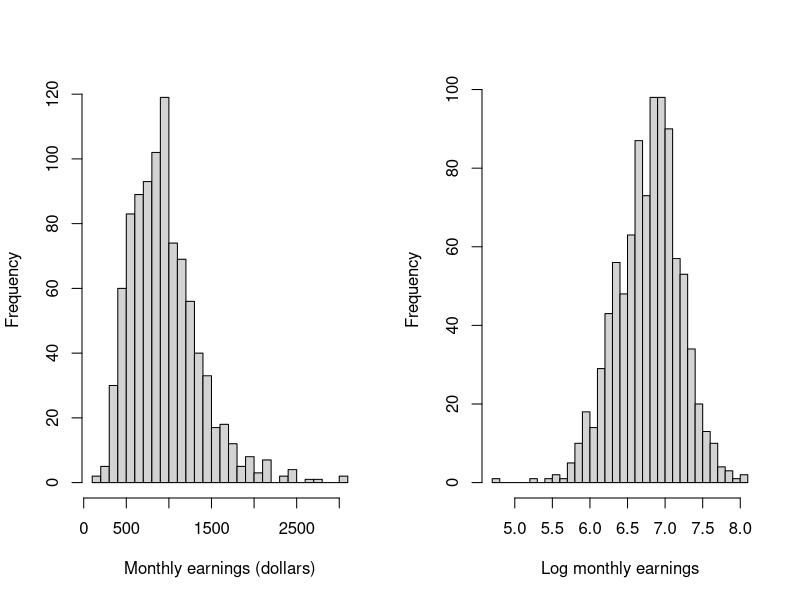
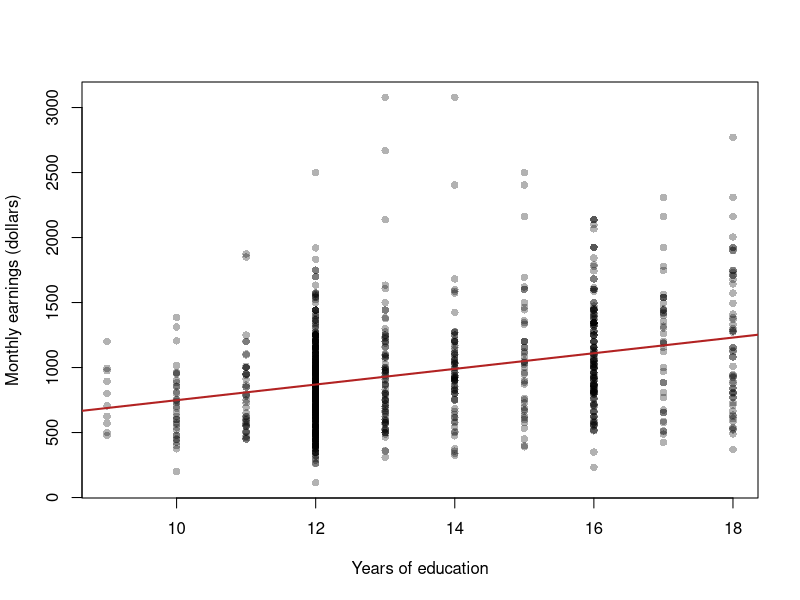
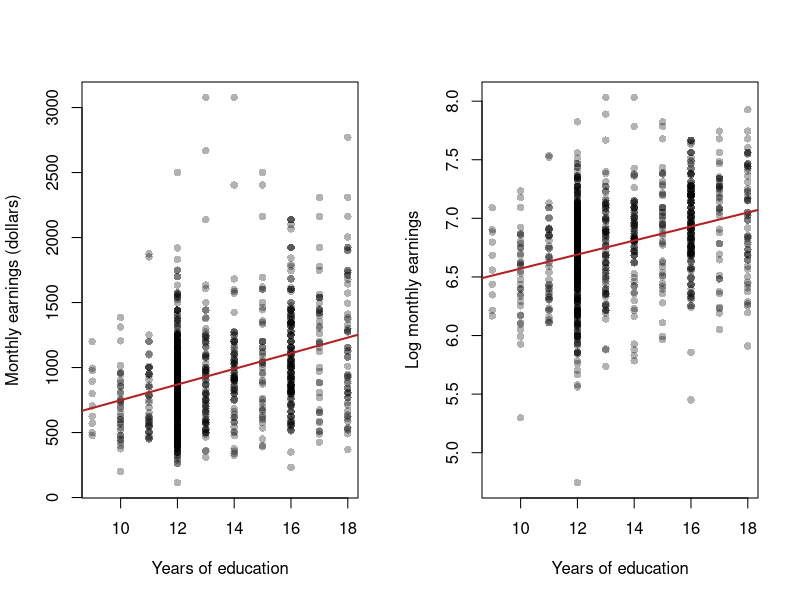
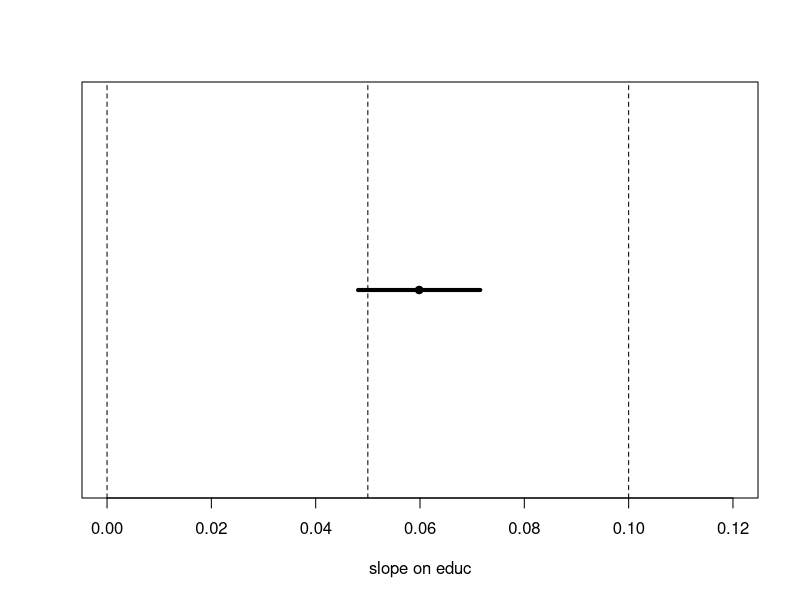
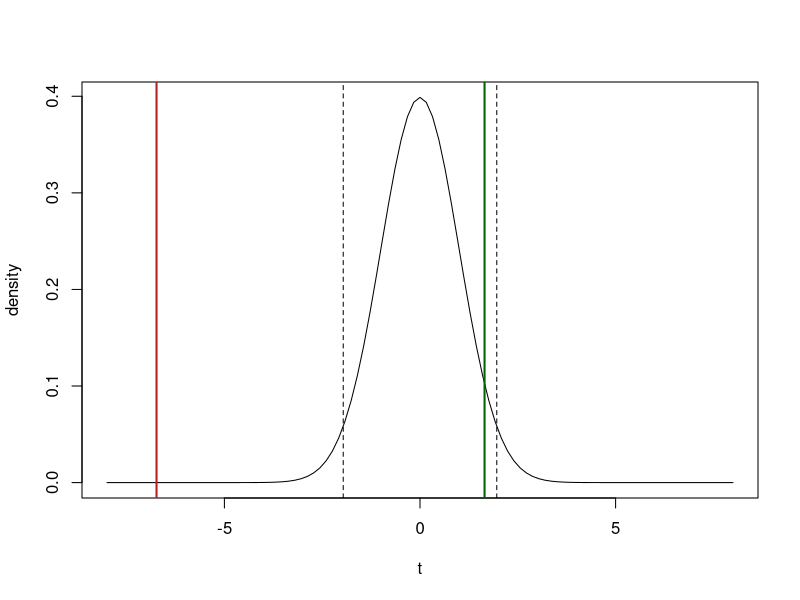
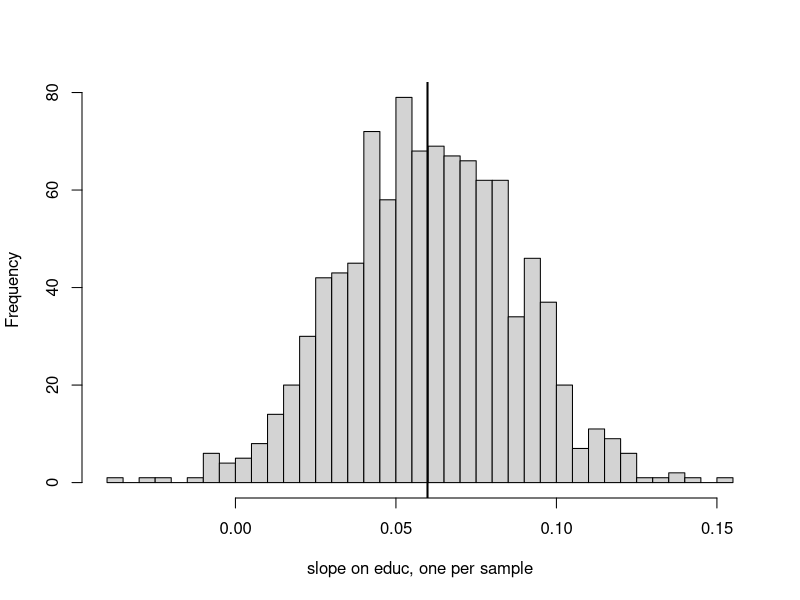
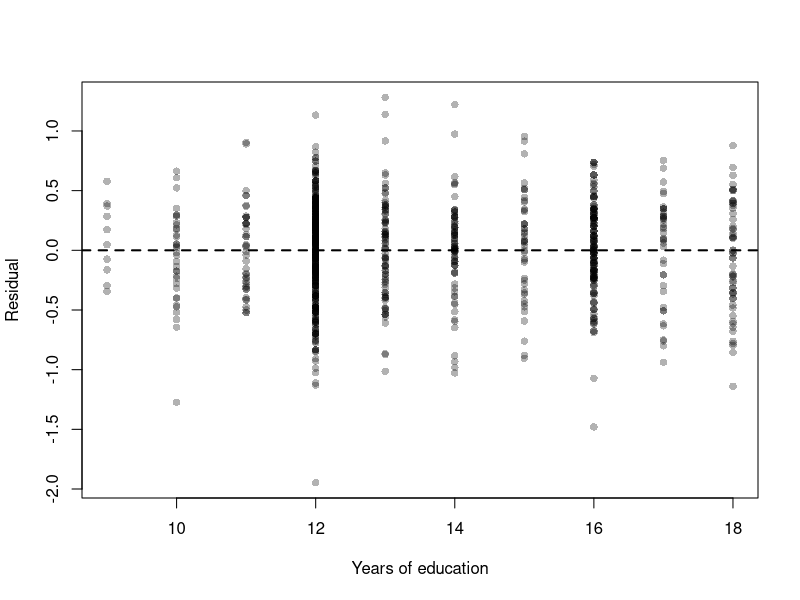

The R script that drew these images, in order:
# =============================================================================
# ECON20110/30370 Econometrics
# Practical 2: Reading regression output in R
#
# How to use this script
#   * Parts A and B (Q1-Q5): run these on your own BEFORE the session.
#   * Parts C to E (Q6-Q11): we work through these together in the session.
#   * Part F (Q12-Q17): further practice on your own.
# Run the script line by line (Ctrl+Enter on Windows, Cmd+Enter on Mac).
# Write each answer as a comment under "# Answer:", the line after the code
# that produced it. The questions in full are in the Practical 2 PDF.
# =============================================================================


# ---- Setup ------------------------------------------------------------------

# EDIT THIS LINE: put the path to the folder where you saved this script and
setwd("C:/Users/Briselda/Desktop/uni/Econometrics/Practical2")

getwd()        # the folder R is working in
list.files()   # must include "wage2.csv"; if not, check the folder


# =============================================================================
# PART A: LOAD AND LOOK  (on your own, before the session)
# =============================================================================

# ---- Q1. Load the data ------------------------------------------------------

wage2 <- read.csv("wage2.csv")   # reads the file into a data frame

dim(wage2)    # number of rows (observations) and columns (variables)
head(wage2)   # the first 6 rows

# (a) How many observations and variables?
# Answer: 935 observations, 10 variables

# (b) What is the unit of observation? Why is this a cross section?
# Answer: men, this is a cross section as for each variable we are taking values
# from one point in time 


# ---- Q2. Summarise and plot wages -------------------------------------------

# (a) Summary statistics. sapply() applies the function to each variable;
# t() turns the result so each variable is a row.

t(sapply(wage2[c("wage", "educ", "IQ")], function(x)
  c(Mean = mean(x), Median = median(x), SD = sd(x), Min = min(x), Max = max(x))))
# Answer:
# wage
# mean = 957.95, median = 905, sd = 404.36, min = 115, max = 3078
# educ
# mean = 13.47, median = 12, sd = 2.20, min = 9, max = 18
# IQ 
# mean = 101.28, median = 102, sd = 15.05, min = 50, max = 145
# (b) Is the mean wage above or below the median? What does that say about shape?
# Answer: mean wage is above the median wage connoting that the distribution will
# be skewed to the right so the tail will be on the right

# (c) Create log wage and plot both histograms side by side.
wage2$lwage <- log(wage2$wage)   # log() is the natural log

par(mfrow = c(1, 2))             # two plots side by side
hist(wage2$wage,  breaks = 30, main = "", xlab = "Monthly earnings (dollars)")
hist(wage2$lwage, breaks = 30, main = "", xlab = "Log monthly earnings")
par(mfrow = c(1, 1))             # back to one plot
# Answer:
# shape changes to a more central tending distribution when log transformation is#
# applied in comparison to a right skew with normal wage 


# =============================================================================
# PART B: A REGRESSION IN LEVELS  (on your own, before the session)
# =============================================================================

# ---- Q3. Regress wage on education ------------------------------------------

reg_lev <- lm(wage ~ educ, data = wage2)   # OLS of wage on educ, with an intercept
coef(reg_lev)                              # intercept and slope

# (a) Write down the fitted line.
# Answer: wage = 146.95244 + 60.21428education + u

# (b) Interpret the slope, with units.
# Answer: In this sample, it is predicted that on average, an additional year of
# education is associated with an increase in monthly wage by 60.21428 dollars

# (c) Interpret the intercept. Does anyone have zero years of education?
min(wage2$educ)
# Answer: in this sample, the minimum years of education recorded = 9 years, therefore
# the intercept does not hold any statistical value because it is impossible for 
# anybody in this sample to have 0 years of education
# otherwise it would mean that somebody with 0 years in education is expected to earn
# 146.95 dollars per month on average


# ---- Q4. Visualise the fitted line and predict -------------------------------

# (a) Scatter plot with the fitted line.
plot(wage2$educ, wage2$wage,pch = 16, col = rgb(0, 0, 0, 0.3),
     xlab = "Years of education", ylab = "Monthly earnings (dollars)")
abline(reg_lev, col = "firebrick", lwd = 2)

# (b) Predicted wage at 12 and 16 years of education.
pred <- predict(reg_lev, newdata = data.frame(educ = c(12, 16)))
pred
# Answer: 12 years of education-predicted wage = 869.52 dollars per  month#
# 16 years of education-predicted wage = 1110.3810 dollars per month

# (c) Difference between the predictions, and four times the slope.
pred[2] - pred[1] #240.8571
4 * coef(reg_lev)["educ"] #240.8571
# Answer:
# They are both equal to 240.8571. 
# DONT KNOW WHY THIS IS THE CASE_ASK

# ---- Q5. Measure the fit -----------------------------------------------------

# (a) R-squared from the output.
summary(reg_lev)$r.squared
# Answer: In this sample, the slope of education describes 10.7% of the variation
# in wages 

# (b) Squared sample correlation.
cor(wage2$wage, wage2$educ)^2
# Answer: Yes

# (c) R-squared by hand: 1 - SSR/SST.
SSR <- sum(resid(reg_lev)^2)                     # sum of squared residuals
SST <- sum((wage2$wage - mean(wage2$wage))^2)    # total sum of squares xi-xbar all squared
1 - SSR / SST
# Answer: 0.1070001

# (d) "R-squared is low, so education is unrelated to wages in this sample." Right?
# Answer: This is not correct it just means that most the variation in wages is not
# captured by years of education 


# =============================================================================
# PART C: REGRESSIONS IN LOGS  (in the session)
# =============================================================================

# ---- Q6. Log-level -------------------------------------------------------------

reg_log <- lm(lwage ~ educ, data = wage2)
coef(reg_log)

# (a) Approximate percentage: 100 x slope.
100 * coef(reg_log)["educ"]
# Answer:

# (b) Exact percentage: 100 x (exp(slope) - 1).
100 * (exp(coef(reg_log)["educ"]) - 1)
# Answer:


# ---- Q7. Compare levels and logs visually -------------------------------------

# (a) Two scatter plots side by side, each with its fitted line.
par(mfrow = c(1, 2))
plot(wage2$educ, wage2$wage, pch = 16, col = rgb(0, 0, 0, 0.3),
     xlab = "Years of education", ylab = "Monthly earnings (dollars)")
abline(reg_lev, col = "firebrick", lwd = 2)
plot(wage2$educ, wage2$lwage, pch = 16, col = rgb(0, 0, 0, 0.3),
     xlab = "Years of education", ylab = "Log monthly earnings")
abline(reg_log, col = "firebrick", lwd = 2)
par(mfrow = c(1, 1))

# (b) In which plot is the spread around the line more even?
# Answer:

# (c) Compare the two R-squared values. Can they tell you which model fits better?
summary(reg_lev)$r.squared
summary(reg_log)$r.squared
# Answer:


# =============================================================================
# PART D: A BINARY REGRESSOR  (in the session)
# =============================================================================

# ---- Q8. Urban and non-urban workers ------------------------------------------

# (a) Regress wage on urban.
reg_urb <- lm(wage ~ urban, data = wage2)
coef(reg_urb)
# Answer:

# (b) Mean wage in each group. tapply() computes the mean separately for urban = 0 and 1.
tapply(wage2$wage, wage2$urban, mean)
# Answer:


# =============================================================================
# PART E: INFERENCE  (in the session)   We use reg_log throughout.
# =============================================================================

# ---- Q9. Read the output -------------------------------------------------------

summary(reg_log)
# Estimate, standard error, t value and p-value for educ:
# Answer:
# Residual standard error and its degrees of freedom. Why n - 2?
# Answer:


# ---- Q10. Test whether education is related to log wages -----------------------

# (a) State H0 and H1.
# Answer:

# (b) t statistic by hand, and the 5% critical value.
b1   <- coef(summary(reg_log))["educ", "Estimate"]
se1  <- coef(summary(reg_log))["educ", "Std. Error"]
t_0  <- b1 / se1
t_0
qt(0.975, df = df.residual(reg_log))   # two-sided 5% critical value
# Answer:

# (c) p-value by hand.
2 * pt(-abs(t_0), df.residual(reg_log))
# Answer:


# ---- Q11. Confidence interval ---------------------------------------------------

# (a) 95% confidence interval by hand, and from R.
crit <- qt(0.975, df = df.residual(reg_log))
c(lower = b1 - crit * se1, upper = b1 + crit * se1)
confint(reg_log)
# Answer:

# (b) Draw the interval and mark 0, 0.05 and 0.10.
ci <- confint(reg_log)["educ", ]
plot(NA, xlim = c(0, 0.12), ylim = c(0, 1), yaxt = "n",
     xlab = "slope on educ", ylab = "")
segments(ci[1], 0.5, ci[2], 0.5, lwd = 4)
points(coef(reg_log)["educ"], 0.5, pch = 19)
abline(v = c(0, 0.05, 0.10), lty = 2)

# (c) Which values lie inside? What would two-sided 5% tests of each conclude?
# Answer:

# (d) "If we drew many samples and built a 95% confidence interval from each, ..."
# Answer:


# =============================================================================
# PART F: FURTHER PRACTICE  (on your own, not covered in the session)
# =============================================================================

# ---- Q12. Log-log ----------------------------------------------------------------

reg_ll <- lm(lwage ~ log(IQ), data = wage2)
coef(reg_ll)
# Answer:


# ---- Q13. Rebuild the standard error by hand -------------------------------------

n         <- nobs(reg_log)
sigma_hat <- sqrt(sum(resid(reg_log)^2) / (n - 2))   # residual standard error
sigma_hat
SST_x     <- sum((wage2$educ - mean(wage2$educ))^2)
sigma_hat / sqrt(SST_x)                               # standard error of the slope
# Answer:


# ---- Q14. Test other values, and visualise the tests ------------------------------

# (a) t statistics for H0: slope = 0.05 and H0: slope = 0.10.
t_05 <- (b1 - 0.05) / se1
t_10 <- (b1 - 0.10) / se1
c(t_05 = t_05, t_10 = t_10)
# Answer:

# (b) The t distribution under H0, the critical values and the two statistics.
dfree <- df.residual(reg_log)
crit  <- qt(0.975, dfree)
curve(dt(x, dfree), from = -8, to = 8, xlab = "t", ylab = "density")
abline(v = c(-crit, crit), lty = 2)              # 5% rejection cut-offs
abline(v = c(t_05, t_10), lwd = 2, col = c("darkgreen", "firebrick"))
# Answer:

# (c) "We do not reject 0.05, so the slope is exactly 0.05." What is wrong?
# Answer:


# ---- Q15. Repeated samples -----------------------------------------------------------

set.seed(20110)                        # makes the random draws reproducible
R <- 1000
slopes <- numeric(R)                   # an empty vector to store the slopes
for (r in 1:R) {
  rows      <- sample(nrow(wage2), 50) # 50 men, drawn at random
  slopes[r] <- coef(lm(lwage ~ educ, data = wage2[rows, ]))[2]
}
hist(slopes, breaks = 40, main = "", xlab = "slope on educ, one per sample")
abline(v = coef(reg_log)["educ"], lwd = 2)

# (a) Mean and SD of the slopes, against the slope in reg_log.
c(mean = mean(slopes), sd = sd(slopes), full_data = unname(coef(reg_log)["educ"]))
# Answer:

# (b) Repeat with samples of 200 men: change 50 to 200 above and run again.
# Answer:


# ---- Q16. Look at the residuals ---------------------------------------------------

plot(wage2$educ, resid(reg_log), pch = 16, col = rgb(0, 0, 0, 0.3),
     xlab = "Years of education", ylab = "Residual")
abline(h = 0, lty = 2, lwd = 2)
# Answer:


# ---- Q17. Optional, a taste of Week 4: add IQ --------------------------------------

reg_iq <- lm(lwage ~ educ + IQ, data = wage2)
coef(reg_iq)
cor(wage2$educ, wage2$IQ)
# Answer:
